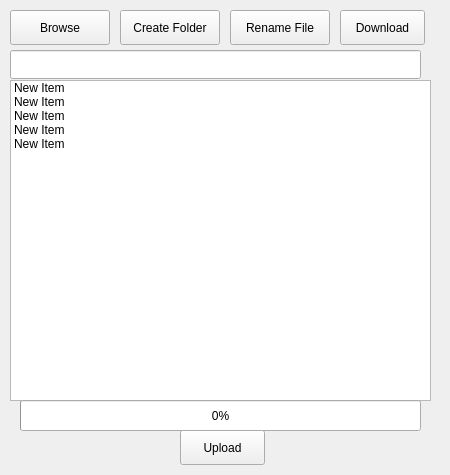
<?xml version="1.0" encoding="UTF-8"?>
<ui version="4.0">
 <class>Form</class>
 <widget class="QWidget" name="Form">
  <property name="geometry">
   <rect>
    <x>0</x>
    <y>0</y>
    <width>450</width>
    <height>475</height>
   </rect>
  </property>
  <property name="windowTitle">
   <string>Form</string>
  </property>
  <widget class="QListWidget" name="file_list">
   <property name="geometry">
    <rect>
     <x>10</x>
     <y>80</y>
     <width>421</width>
     <height>321</height>
    </rect>
   </property>
   <item>
    <property name="text">
     <string>New Item</string>
    </property>
    <property name="icon">
     <iconset>
      <selectedon>../archlinux-512.png</selectedon>
     </iconset>
    </property>
   </item>
   <item>
    <property name="text">
     <string>New Item</string>
    </property>
   </item>
   <item>
    <property name="text">
     <string>New Item</string>
    </property>
   </item>
   <item>
    <property name="text">
     <string>New Item</string>
    </property>
   </item>
   <item>
    <property name="text">
     <string>New Item</string>
    </property>
   </item>
  </widget>
  <widget class="QProgressBar" name="progressBar">
   <property name="geometry">
    <rect>
     <x>20</x>
     <y>400</y>
     <width>401</width>
     <height>31</height>
    </rect>
   </property>
   <property name="value">
    <number>0</number>
   </property>
  </widget>
  <widget class="QPushButton" name="upload_button">
   <property name="geometry">
    <rect>
     <x>180</x>
     <y>430</y>
     <width>85</width>
     <height>35</height>
    </rect>
   </property>
   <property name="text">
    <string>Upload</string>
   </property>
  </widget>
  <widget class="QPushButton" name="browse_button">
   <property name="geometry">
    <rect>
     <x>10</x>
     <y>10</y>
     <width>100</width>
     <height>35</height>
    </rect>
   </property>
   <property name="text">
    <string>Browse</string>
   </property>
  </widget>
  <widget class="QPushButton" name="createdir_button">
   <property name="geometry">
    <rect>
     <x>120</x>
     <y>10</y>
     <width>100</width>
     <height>35</height>
    </rect>
   </property>
   <property name="text">
    <string>Create Folder</string>
   </property>
  </widget>
  <widget class="QLineEdit" name="lineEdit">
   <property name="geometry">
    <rect>
     <x>10</x>
     <y>50</y>
     <width>411</width>
     <height>29</height>
    </rect>
   </property>
  </widget>
  <widget class="QPushButton" name="rename_button">
   <property name="geometry">
    <rect>
     <x>230</x>
     <y>10</y>
     <width>100</width>
     <height>35</height>
    </rect>
   </property>
   <property name="text">
    <string>Rename File</string>
   </property>
  </widget>
  <widget class="QPushButton" name="download_button">
   <property name="geometry">
    <rect>
     <x>340</x>
     <y>10</y>
     <width>85</width>
     <height>35</height>
    </rect>
   </property>
   <property name="text">
    <string>Download</string>
   </property>
  </widget>
 </widget>
 <resources/>
 <connections/>
</ui>
